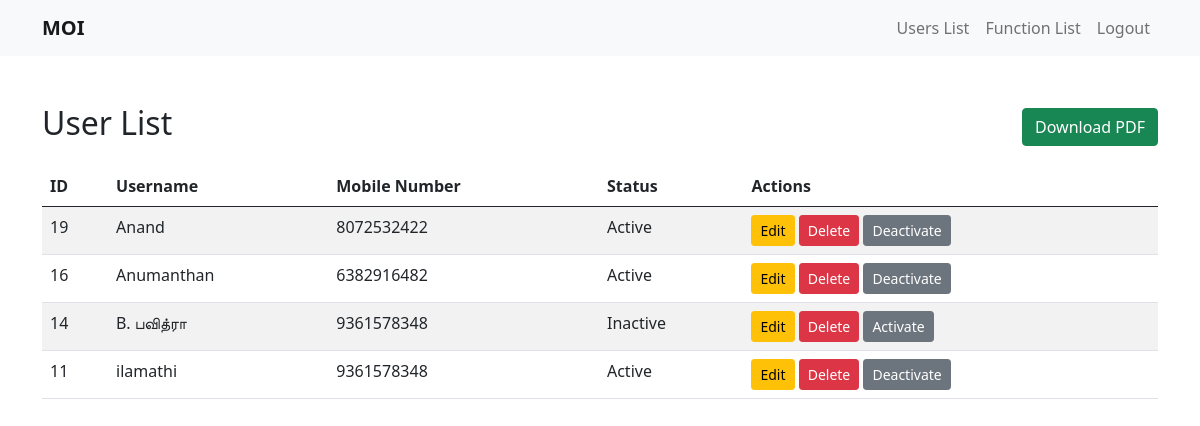
/userlist.php (signed in), run on the app's committed database.
### tables this page shows
CREATE TABLE `users` (
  `id` int NOT NULL,
  `username` varchar(50) DEFAULT NULL,
  `password` varchar(255) DEFAULT NULL,
  `first_name` varchar(50) DEFAULT NULL,
  `last_name` varchar(50) DEFAULT NULL,
  `gender` enum('Male','Female','Other') DEFAULT NULL,
  `dob` date DEFAULT NULL,
  `address` text,
  `mobile_number` varchar(15) DEFAULT NULL,
  `email_id` varchar(100) DEFAULT NULL,
  `id_proof_path` varchar(255) DEFAULT NULL,
  `created_at` timestamp NULL DEFAULT CURRENT_TIMESTAMP,
  `status` tinyint(1) NOT NULL DEFAULT '1'
);

### userlist.php (the view, shortened to what this page needs)
<?php
include('user_index.php');
$servername = "localhost";
$username = "root";
$password = "";
$dbname = "moi";
$conn = new mysqli($servername, $username, $password, $dbname);
$sql = "SELECT id, username, mobile_number, status FROM users ORDER BY created_at DESC";
$result = $conn->query($sql);
?>
<div class="container mt-5">
    <div class="d-flex justify-content-between align-items-center mb-3">
        <h2>User List</h2>
        <a href="download_user_pdf.php" class="btn btn-success">Download PDF</a>
    </div>
    <table class="table table-striped">
        <thead>
            <tr>
                <th>ID</th>
                <th>Username</th>
                <th>Mobile Number</th>
                <th>Status</th>
                <th>Actions</th>
            </tr>
        </thead>
        <tbody>
            <?php
            if ($result->num_rows > 0) {
                while ($row = $result->fetch_assoc()) {
                    echo "<tr>";
                    echo "<td>" . htmlspecialchars($row['id']) . "</td>";
                    echo "<td>" . htmlspecialchars($row['username']) . "</td>";
                    echo "<td>" . htmlspecialchars($row['mobile_number']) . "</td>";
                    echo "<td>" . ($row['status'] == 1 ? 'Active' : 'Inactive') . "</td>";
                    echo "<td>
                        <button onclick='openEditUserModal(" . $row['id'] . ")' class='btn btn-warning btn-sm'>Edit</button>
                        <a href='delete_user.php?id=" . $row['id'] . "' class='btn btn-danger btn-sm' onclick='return confirm(\"Are you sure you want to delete this user?\");'>Delete</a>
                        <a href='toggle_user.php?id=" . $row['id'] . "' class='btn btn-secondary btn-sm'>" . ($row['status'] == 1 ? 'Deactivate' : 'Activate') . "</a>
                    </td>";
                    echo "</tr>";
                }
            } else {
                echo "<tr><td colspan='5'>No users found.</td></tr>";
            }
            ?>
        </tbody>
    </table>
</div>
</body>
</html>

### data on the page
users: id "19", username "Anand", mobile_number "8072532422", status "Active"
users: id "16", username "Anumanthan", mobile_number "6382916482", status "Active"
users: id "14", username "B. பவித்ரா", mobile_number "9361578348", status "Inactive"
users: id "11", username "ilamathi", mobile_number "9361578348", status "Active"
